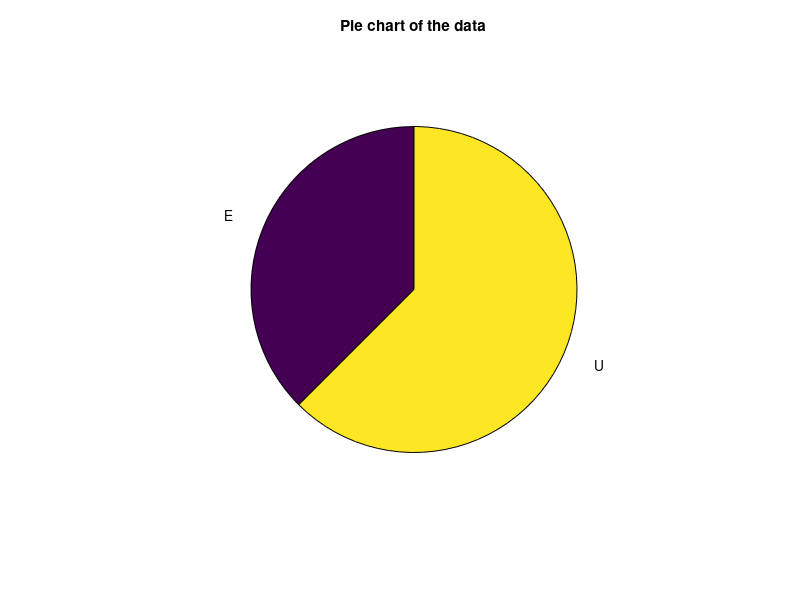

The MATLAB script that drew this image:
% Question 3: Frequency table, percentage frequency and pie chart
% Data: U, U, E, U, E, E, U, U

clc; clear; close all;

data = {'U','U','E','U','E','E','U','U'};
n = length(data);

% unique() gives the different categories, idx tells which category each value belongs to
[cats, ~, idx] = unique(data);
f = accumarray(idx, 1)';          % frequency of each category
percent = f / n * 100;            % percentage frequency
angle = f / n * 360;              % angle of each slice in the pie chart

disp('Category   Frequency   Percentage   Angle');
for i = 1:length(cats)
    fprintf('   %s           %d         %5.1f %%      %5.1f\n', cats{i}, f(i), percent(i), angle(i));
end
fprintf('Total        %d         %5.1f %%\n', sum(f), sum(percent));

% Pie chart
figure;
pie(f, cats);
title('Pie chart of the data');
